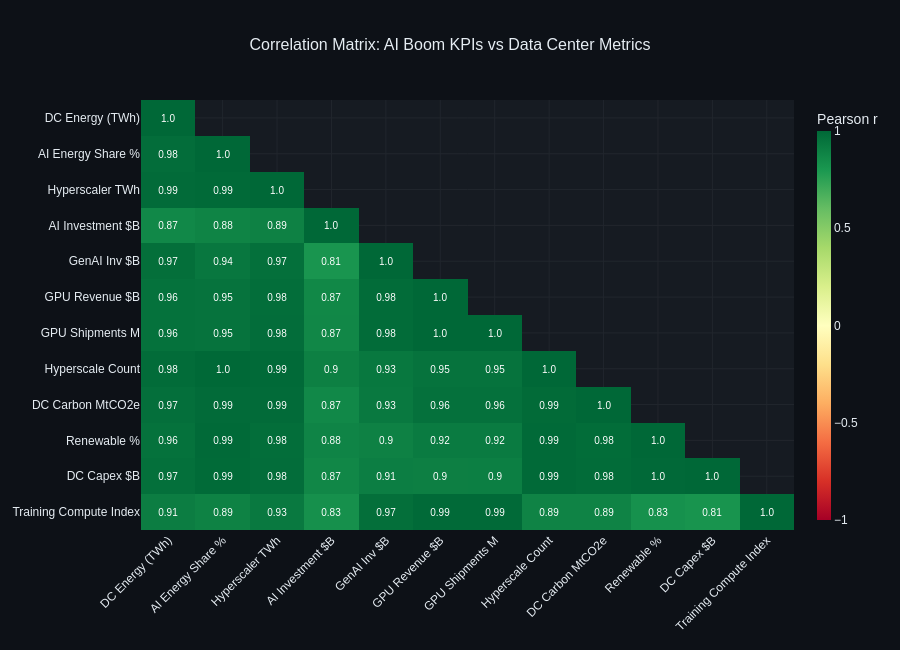

Write notebook code for a chart like this one.
### Code cell
# ── What this proves ─────────────────────────────────────────────────────────
# Which AI KPI is the strongest predictor of DC energy demand?
# The answer directly determines which features we prioritise
# in the regression model in Step 3.

corr_exclude = ['Year', flag_col]
corr_cols    = [c for c in df_hist.columns if c not in corr_exclude]

# Merge training compute index from AI KPIs
compute_col = [c for c in df_kpis_hist.columns if 'Compute' in c and 'Index' in c]
merged      = df_hist.copy()
merged['Year'] = merged['Year'].astype(int)

if compute_col:
    kpis_m = df_kpis_hist[['Year', compute_col[0]]].copy()
    kpis_m['Year'] = kpis_m['Year'].astype(int)
    merged = merged.merge(kpis_m, on='Year', how='left')
    corr_cols.append(compute_col[0])

corr_data   = merged[corr_cols].apply(pd.to_numeric, errors='coerce')
corr_matrix = corr_data.corr(method='pearson')

rename_map = {
    'Global DC Energy (TWh)':             'DC Energy (TWh)',
    'AI Share of DC Energy (%)':          'AI Energy Share %',
    'Hyperscaler Electricity (TWh)':      'Hyperscaler TWh',
    'Global AI Private Inv. ($B)':        'AI Investment $B',
    'GenAI Investment ($B)':              'GenAI Inv $B',
    'GPU/AI Chip Revenue ($B)':           'GPU Revenue $B',
    'GPU Shipments for AI (M units)':     'GPU Shipments M',
    'Hyperscale DC Count':                'Hyperscale Count',
    'DC Carbon Emissions (MtCO2e)':       'DC Carbon MtCO2e',
    'Renewable % of DC Electricity':      'Renewable %',
    'Global DC Capex ($B)':               'DC Capex $B',
}
if compute_col:
    rename_map[compute_col[0]] = 'Training Compute Index'

corr_matrix = corr_matrix.rename(index=rename_map, columns=rename_map)

# Lower triangle only — upper triangle set to None
mask     = np.triu(np.ones_like(corr_matrix, dtype=bool), k=1)
plot_mat = corr_matrix.copy().astype(float)
plot_mat[mask] = None

cols = list(corr_matrix.columns)

fig = make_fig()

fig.add_trace(go.Heatmap(
    z=plot_mat.values,
    x=cols,
    y=cols,
    colorscale='RdYlGn',
    zmid=0, zmin=-1, zmax=1,
    text=np.where(mask, '', plot_mat.round(2).astype(str)),
    texttemplate='%{text}',
    textfont=dict(size=10),
    hoverongaps=False,
    colorbar=dict(title='Pearson r', thickness=14),
))

fig.update_layout(
    title=dict(
        text='Correlation Matrix: AI Boom KPIs vs Data Center Metrics',
        font=dict(size=16, color='#E6EDF3'), x=0.5
    ),
    xaxis=dict(tickangle=-45, gridcolor='#21262D'),
    yaxis=dict(gridcolor='#21262D', autorange='reversed'),
    height=650,
    margin=dict(b=120),
)

fig.write_html(str(OUT_DIR / "02_chart7_correlation_heatmap.html"))
fig.show()

# Print ranked correlations with DC Energy
print("\n📊 Correlations with DC Energy (TWh) — Feature Selection for Step 3:")
print("-" * 58)
dc_col   = [c for c in corr_matrix.columns if 'DC Energy' in c][0]
dc_corrs = (corr_matrix[dc_col]
            .drop(dc_col)
            .dropna()
            .sort_values(ascending=False))

for feat, val in dc_corrs.items():
    bar = '█' * int(abs(val) * 20)
    direction = '↑' if val > 0 else '↓'
    print(f"  {direction} {feat:<35} {val:+.3f}  {bar}")

print("\n✅ Chart 7 saved")

### Figure 1 — Plotly figure (JSON) as saved in the notebook; plotly's stock layout.template omitted (floating-point values rounded to 4 significant figures; data arrays with more than 128 entries replaced by an {"elided": "..."} marker saying what was removed)
{"data": [{"colorbar": {"thickness": 14, "title": {"text": "Pearson r"}}, "colorscale": [[0, "rgb(165,0,38)"], [0.1, "rgb(215,48,39)"], [0.2, "rgb(244,109,67)"], [0.3, "rgb(253,174,97)"], [0.4, "rgb(254,224,139)"], [0.5, "rgb(255,255,191)"], [0.6, "rgb(217,239,139)"], [0.7, "rgb(166,217,106)"], [0.8, "rgb(102,189,99)"], [0.9, "rgb(26,152,80)"], [1, "rgb(0,104,55)"]], "hoverongaps": false, "text": {"elided": "12x12 str values"}, "textfont": {"size": 10}, "texttemplate": "%{text}", "type": "heatmap", "x": ["DC Energy (TWh)", "AI Energy Share %", "Hyperscaler TWh", "AI Investment $B", "GenAI Inv $B", "GPU Revenue $B", "GPU Shipments M", "Hyperscale Count", "DC Carbon MtCO2e", "Renewable %", "DC Capex $B", "Training Compute Index"], "y": ["DC Energy (TWh)", "AI Energy Share %", "Hyperscaler TWh", "AI Investment $B", "GenAI Inv $B", "GPU Revenue $B", "GPU Shipments M", "Hyperscale Count", "DC Carbon MtCO2e", "Renewable %", "DC Capex $B", "Training Compute Index"], "z": {"elided": "12x12 float values"}, "zmax": 1, "zmid": 0, "zmin": -1}], "layout": {"font": {"color": "#E6EDF3", "family": "Arial"}, "height": 650, "legend": {"bgcolor": "#161B22", "bordercolor": "#30363D"}, "margin": {"b": 120}, "paper_bgcolor": "#0D1117", "plot_bgcolor": "#161B22", "title": {"font": {"color": "#E6EDF3", "size": 16}, "text": "Correlation Matrix: AI Boom KPIs vs Data Center Metrics", "x": 0.5}, "xaxis": {"gridcolor": "#21262D", "tickangle": -45}, "yaxis": {"autorange": "reversed", "gridcolor": "#21262D"}}}
